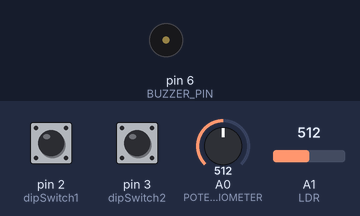
Simulated run of this sketch. Board: Arduino Uno, built with avr-gcc and run on an emulated ATmega328P. Parts: buzzer (waves = sounding). The inputs (shaded band) are chosen by the test bench; at power-on: pin 2 (dipSwitch1) HIGH, pin 3 (dipSwitch2) HIGH, A0 (POTENTIOMETER) = 512, A1 (LDR) = 512.

Above: at 1.2 s.
1.3 s: pin 2 (dipSwitch1) pulled LOW for 1 s
At 1.5 s:
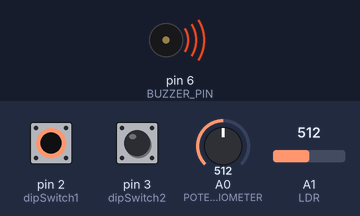
4.3 s: pin 3 (dipSwitch2) pulled LOW for 3.2 s
At 8.7 s:
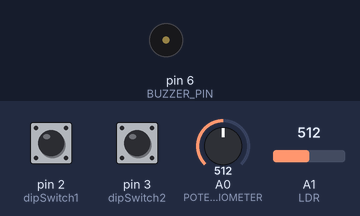
9.0 s: pin 2 (dipSwitch1) pulled LOW for 3.2 s
At 9.2 s:
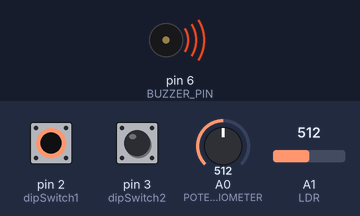
Timing chart, 0 to 13.7 s (numbered marks = the images above; inputs shaded):
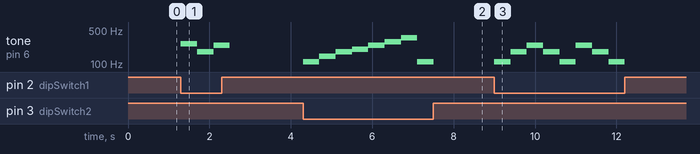

The sketch:

Lab3Distinction.ino
```cpp
//SETUP OF ARDUINO BOARD
#define POTENTIOMETER A0
#define LDR A1
#define BUZZER_PIN 6
#define dipSwitch1 2
#define dipSwitch2 3
#define dipSwitch3 4
#define dipSwitch5 5

//NOTES
#define NOTE_C4  262
#define NOTE_E4  330
#define NOTE_G4  392
#define NOTE_D4  294
#define NOTE_F4  349
#define NOTE_A4  440
#define NOTE_B4  494

int buzzerVolume = 0;
int melody[] = {NOTE_C4, NOTE_E4, NOTE_G4, NOTE_E4, NOTE_C4, NOTE_G4, NOTE_E4};
int melody1[] = {NOTE_C4, NOTE_D4, NOTE_E4, NOTE_F4, NOTE_G4, NOTE_A4, NOTE_B4};
int noteDuration;

void setup(){
  pinMode(BUZZER_PIN, OUTPUT);
  pinMode(dipSwitch1, INPUT_PULLUP);
}

void loop() {
  int switchState1 = digitalRead(dipSwitch1);
  int switchState2 = digitalRead(dipSwitch2);
  if (switchState1 == LOW) {
    for (int i = 0; i < 7; i++) {
      if (digitalRead(dipSwitch1) == HIGH) {
        break;
      }
      if (digitalRead(dipSwitch2) == LOW) {
        break;
      }
      tone(BUZZER_PIN, melody[i] + buzzerVolume, noteDuration);
      int analogValue = analogRead(POTENTIOMETER);
      int ldrValue = analogRead(LDR);
      noteDuration = map(analogValue, 0, 1023, 750, 50);
      if (ldrValue <= 100) {
        buzzerVolume = 200;
      } else {
        buzzerVolume = -150;
      }
      delay(noteDuration);
      noTone(BUZZER_PIN);
      delay(1);
    }
  }
  if (switchState2 == LOW) {
    for (int i = 0; i < 7; i++) {
      if (digitalRead(dipSwitch2) == HIGH) {
        break;
      }
      tone(BUZZER_PIN, melody1[i] + buzzerVolume, noteDuration);
      int analogValue = analogRead(POTENTIOMETER);
      int ldrValue = analogRead(LDR);
      noteDuration = map(analogValue, 0, 1023, 750, 50);
      if (ldrValue <= 100) {
        buzzerVolume = 200;
      } else {
        buzzerVolume = -150;
      }
      delay(noteDuration);
      noTone(BUZZER_PIN);
      delay(1);
    }
  }
  else {
    noTone(BUZZER_PIN);
  }
}
```

Measured:
- after the input at 1.3 s, tone on pin 6 (BUZZER_PIN): silent → 262 Hz at once, → 180 Hz 0.40 s later, → 242 Hz 0.40 s later, → silent 0.40 s later
- after the input at 4.3 s, tone on pin 6 (BUZZER_PIN): plays 112 Hz for 0.40 s, 144 Hz for 0.40 s, 180 Hz for 0.40 s, 199 Hz for 0.40 s, 242 Hz for 0.40 s, 290 Hz for 0.40 s … (8 notes in this stretch), starting at once
- after the input at 9.0 s, tone on pin 6 (BUZZER_PIN): plays 112 Hz for 0.40 s, 180 Hz for 0.40 s, 242 Hz for 0.40 s, 180 Hz for 0.40 s, 112 Hz for 0.40 s, 242 Hz for 0.40 s … (8 notes in this stretch), starting at once
